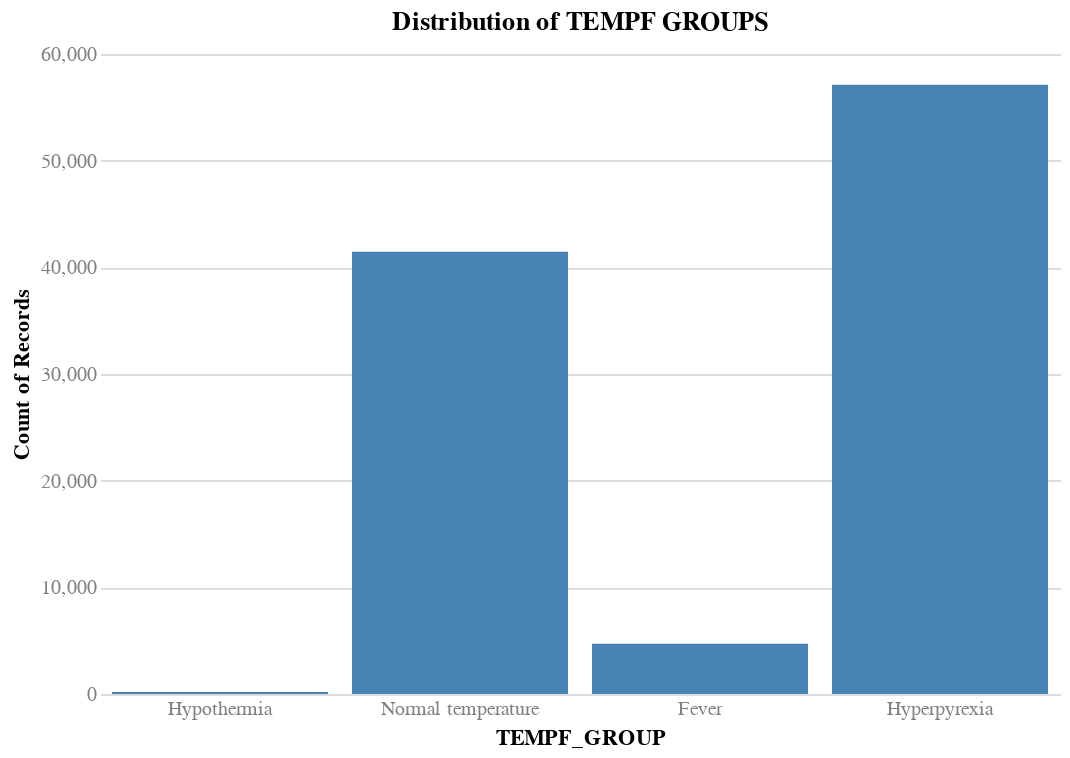

Write notebook code for a chart like this one.
### Code cell
# Bin the TEMPF as fever status
# <95 = Hypothermia
# 95-99 = Normal temperature
# 99-100 = Low grade fever
# 100-103 = Fever
# >=103 = Hyperpyrexia

tempf_groups = ['Hypothermia', 'Normal temperature', 'Low grade fever', 'Fever', 'Hyperpyrexia']

def bin_tempf(tempf):
    if tempf < 95: return 'Hypothermia'
    elif tempf < 99: return 'Normal temperature'
    #elif tempf < 100: return 'Low grade fever'
    elif tempf < 103: return 'Fever'
    else: return 'Hyperpyrexia'

clf_df['TEMPF_GROUP'] = clf_df['TEMPF'].apply(bin_tempf)

# Check the distribution of TEMPF groups
chart(
    df=clf_df,
    x=alt.X('TEMPF_GROUP:O', sort=tempf_groups),
    y='count()',
    title='Distribution of TEMPF GROUPS',
).mark_bar().interactive()

### Figure 1 — Vega specification as saved in the notebook (floating-point values rounded to 4 significant figures)
{"$schema": "https://vega.github.io/schema/vega/v5.json", "data": [{"name": "param_5_store"}, {"name": "source_0"}, {"name": "data_0", "values": [{"TEMPF_GROUP": "Normal temperature", "__count": 41469}, {"TEMPF_GROUP": "Hyperpyrexia", "__count": 57115}, {"TEMPF_GROUP": "Fever", "__count": 4721}, {"TEMPF_GROUP": "Hypothermia", "__count": 181}]}, {"name": "source_0_x_domain_TEMPF_GROUP", "values": [{"TEMPF_GROUP": "Normal temperature", "sort_field": 1.0}, {"TEMPF_GROUP": "Hyperpyrexia", "sort_field": 4.0}, {"TEMPF_GROUP": "Fever", "sort_field": 3.0}, {"TEMPF_GROUP": "Hypothermia", "sort_field": 0.0}]}, {"name": "data_0_y_domain___count", "values": [{"min": 181, "max": 57115}]}], "signals": [{"name": "unit", "value": {}, "on": [{"events": "pointermove", "update": "isTuple(group()) ? group() : unit"}]}, {"name": "param_5", "update": "vlSelectionResolve(\"param_5_store\", \"union\")"}, {"name": "param_5_TEMPF_GROUP", "on": [{"events": [{"source": "view", "type": "dblclick"}], "update": "null"}, {"events": {"signal": "param_5_translate_delta"}, "update": "panLinear(param_5_translate_anchor.extent_x, -param_5_translate_delta.x / width)"}, {"events": {"signal": "param_5_zoom_delta"}, "update": "zoomLinear(domain(\"x\"), param_5_zoom_anchor.x, param_5_zoom_delta)"}]}, {"name": "param_5_tuple", "on": [{"events": [{"signal": "param_5_TEMPF_GROUP"}], "update": "param_5_TEMPF_GROUP ? {unit: \"\", fields: param_5_tuple_fields, values: [param_5_TEMPF_GROUP]} : null"}]}, {"name": "param_5_tuple_fields", "value": [{"field": "TEMPF_GROUP", "channel": "x", "type": "E"}]}, {"name": "param_5_translate_anchor", "value": {}, "on": [{"events": [{"source": "scope", "type": "pointerdown"}], "update": "{x: x(unit), y: y(unit), extent_x: domain(\"x\")}"}]}, {"name": "param_5_translate_delta", "value": {}, "on": [{"events": [{"source": "window", "between": [{"source": "scope", "type": "pointerdown"}, {"source": "window", "type": "pointerup"}], "consume": true, "type": "pointermove"}], "update": "{x: param_5_translate_anchor.x - x(unit), y: param_5_translate_anchor.y - y(unit)}"}]}, {"name": "param_5_zoom_anchor", "on": [{"events": [{"source": "scope", "consume": true, "type": "wheel"}], "update": "{x: invert(\"x\", x(unit)), y: invert(\"y\", y(unit))}"}]}, {"name": "param_5_zoom_delta", "on": [{"events": [{"source": "scope", "type": "wheel", "consume": true}], "update": "pow(1.001, event.deltaY * pow(16, event.deltaMode))", "force": true}]}, {"name": "param_5_modify", "on": [{"events": {"signal": "param_5_tuple"}, "update": "modify(\"param_5_store\", param_5_tuple, true)"}]}], "marks": [{"type": "rect", "name": "marks", "from": {"data": "data_0"}, "encode": {"update": {"width": {"signal": "max(0.25, bandwidth('x'))"}, "y": {"field": "__count", "scale": "y"}, "y2": {"value": 0, "scale": "y"}, "x": {"field": "TEMPF_GROUP", "scale": "x"}, "fill": {"value": "steelblue"}}}, "interactive": true, "style": ["bar"]}], "scales": [{"name": "x", "type": "band", "domain": {"data": "source_0_x_domain_TEMPF_GROUP", "field": "TEMPF_GROUP", "sort": {"op": "max", "field": "sort_field"}}, "range": [0, {"signal": "width"}], "paddingInner": 0.1, "paddingOuter": 0.05}, {"name": "y", "type": "linear", "domain": [{"signal": "(data(\"data_0_y_domain___count\")[0] || {}).min"}, {"signal": "(data(\"data_0_y_domain___count\")[0] || {}).max"}], "range": [{"signal": "height"}, 0], "nice": true, "zero": true}], "axes": [{"scale": "y", "gridScale": "x", "tickCount": {"signal": "ceil(height/40)"}, "zindex": 0, "grid": true, "domain": false, "orient": "left", "maxExtent": 0, "aria": false, "minExtent": 0, "ticks": false, "labels": false}, {"scale": "x", "zindex": 0, "grid": false, "orient": "bottom", "title": "TEMPF_GROUP", "labelBaseline": "top"}, {"scale": "y", "grid": false, "labelAlign": "right", "labelOverlap": true, "title": "Count of Records", "zindex": 0, "orient": "left", "tickCount": {"signal": "ceil(height/40)"}}], "title": {"text": "Distribution of TEMPF GROUPS", "frame": "group"}, "width": 480, "padding": 5, "height": 320, "config": {"axis": {"domain": false, "labelAngle": 0, "labelColor": "gray", "labelFontSize": 10, "ticks": false}, "style": {"guide-label": {"font": "Helvetica Neue"}, "guide-title": {"font": "Helvetica Neue"}, "group-title": {"font": "Helvetica Neue"}, "group-subtitle": {"font": "Helvetica Neue"}, "cell": {"stroke": null}, "text": {"font": "Helvetica Neue"}}}, "background": "white", "style": "cell"}
